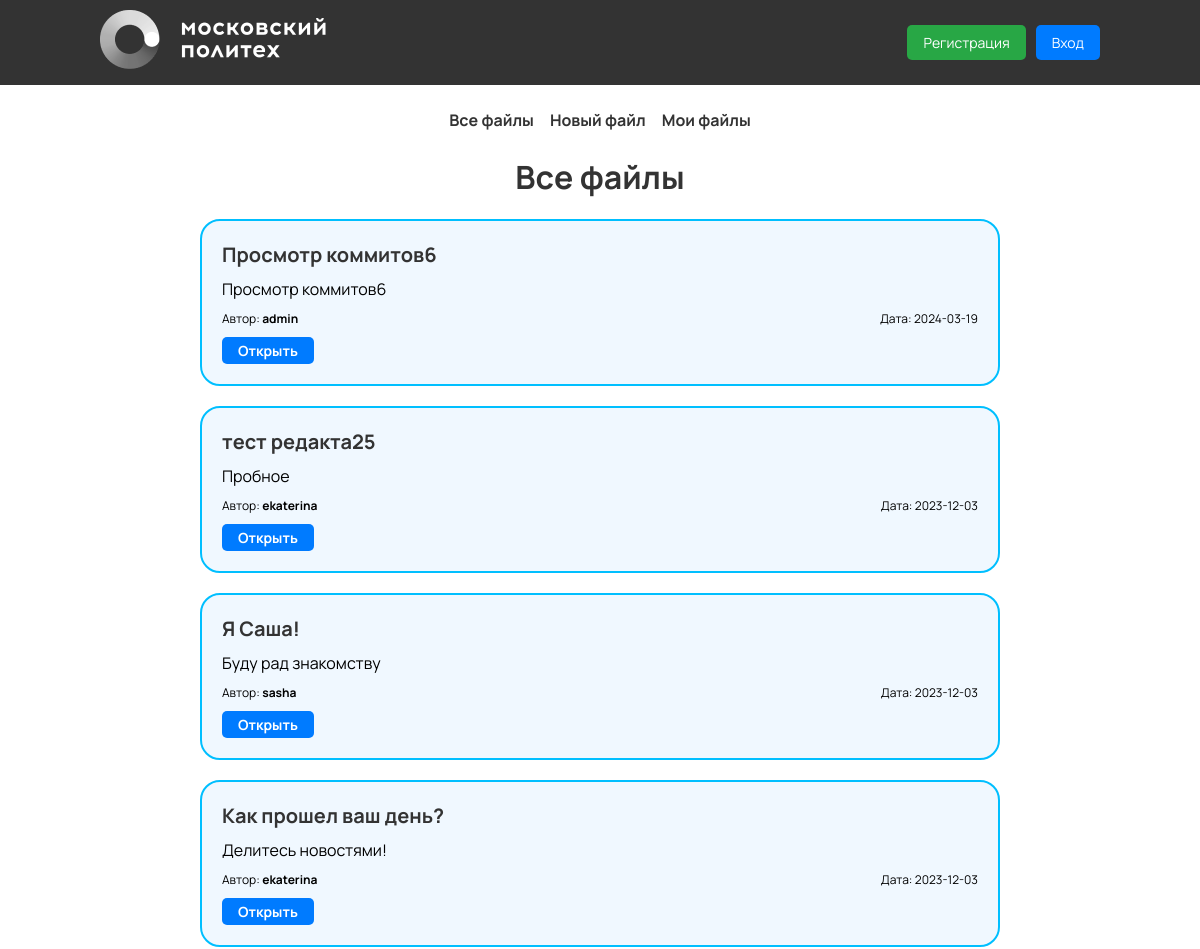
The app's page /posts/ (upper part), older data.
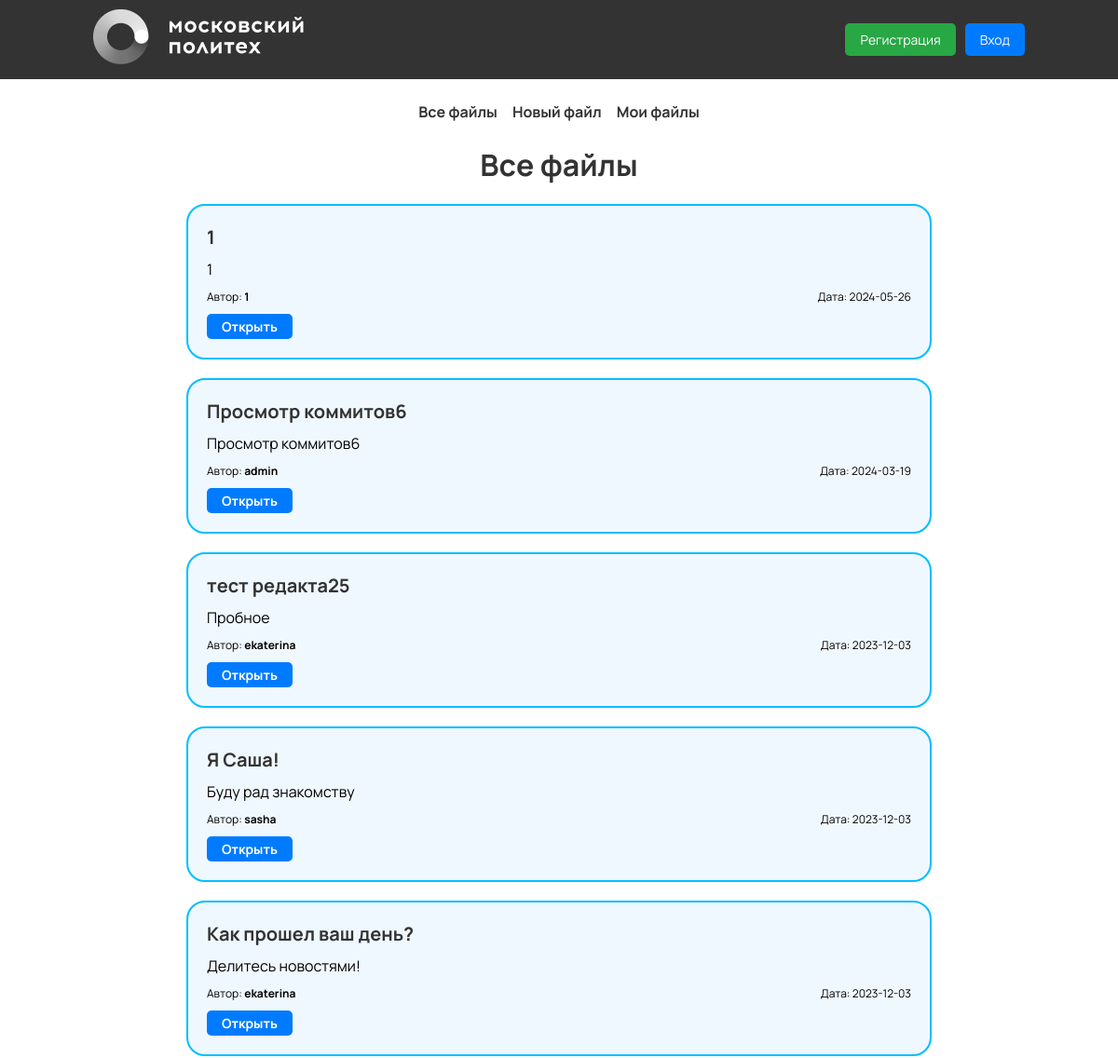
The same page, newer data.
### db.py (models this page shows, shortened)
class Article(db.Model):
    id = db.Column(db.Integer, primary_key=True)
    title = db.Column(db.String(100), nullable=False)
    intro = db.Column(db.String(300))
    text = db.Column(db.Text, nullable=False)
    date = db.Column(db.DateTime, default=datetime.utcnow)
    user_id = db.Column(db.Integer, db.ForeignKey('user.id'), nullable=False)
    status = db.Column(db.String(20), default='draft')  # Добавляем поле для статуса (draft или published)

class User (db.Model, UserMixin):
    id = db.Column(db.Integer, primary_key=True)
    login = db.Column(db.String(128), nullable=False, unique=True)
    password = db.Column(db.String(255), nullable=False)
    articles = db.relationship('Article', backref='author', lazy=True)
    draft_access = db.relationship('DraftAccess', backref='user', lazy=True)

### posts.py (the view)
@app.route('/')
def posts():
    articles = Article.query.filter_by(status='published').order_by(Article.date.desc()).all()
    authors={}
    for article in articles:
        authors[article.id]=User.query.get(article.user_id)
    return render_template("posts.html", articles=articles, authors=authors)

### main.py (called while the page is built)
@app.after_request
def redirect_to_signin(response):
    if response.status_code == 401:
        return redirect(url_for('login_page') + '?next=' + request.url)
    return response

### templates/posts.html (shortened to what this page needs)
{% extends 'base.html' %}
{% block body %}
<div class="posts">
	<h1 class="posts__title">
		Все файлы
	</h1>
	{% if articles|length > 0 %}
	{% for el in articles %}
	<div class="posts-card">
		<h2 class="posts-card__title">
			{{ el.title }}
		</h2>
		<p class="posts-card__intro">
			{{ el.intro }}
		</p>
		<div class="posts-card__group">
			<p class="posts-card__author">
				Автор: <span>{{ authors[el.id].login }}</span>
			</p>
			<p class="posts-card__date">
				Дата: {{ el.date.date() }}
			</p>
		</div>
		<a class="posts-card__open" href="/posts/{{ el.id }}">
			Открыть
		</a>
	</div>
	{% endfor %}
	{% else %}
	<p>Еще нет файлов</p>
	{% endif %}
</div>
{% endblock %}

### templates/base.html (shortened to what this page needs)
<!doctype html>
<html lang=ru>
<head>
	<link rel="stylesheet" href="/static/css/default.css">
	<link rel="stylesheet" href="/static/css/login.css">
	<link rel="stylesheet" href="/static/css/posts.css">
	<link rel="stylesheet" href="/static/css/input.css">
</head>
<body>
<header class="header">
	<div class="container">
		<div class="header__wrapper">
			<a href="/">
				<img
					class="header__logo"
					src="/static/images/logo.png"
					alt=""
				/>
			</a>
			{% if not current_user.is_authenticated %}
			<div class="header__info">
				<div class="header__buttons">
					<a class="button button--register" href="/register">
						Регистрация
					</a>
					<a class="button button--login" href="/login">
						Вход
					</a>
				</div>
			</div>
			{% endif %}
	</div>
</header>
<div class='navigation'>
	<nav class="nav">
		<a class="link" href="/posts">
			Все файлы
		</a>
		<a class="link" href="/create-article">
			Новый файл
		</a>
		<a class="link" href="/myposts">
			Мои файлы
		</a>
	</nav>
</div>
<main class="main">
	<div class="container">
		{% block body %}
		{% endblock %}
	</div>
</main>
</body>
</html>

### static/css/default.css (style rules this page uses)
html * { box-sizing: border-box; margin: 0; padding: 0; transition: 0.3s; }
body { display: flex; flex-direction: column; min-height: 100vh; }
.container { max-width: 1000px; width: 100%; margin: 0 auto; }
.header { background-color: #333; color: #fff; padding: 10px; text-align: center; }
.header__wrapper { display: flex; justify-content: space-between; margin: 0 auto; }
.header__info { display: flex; justify-content: space-around; align-items: center; }
.header__buttons { display: flex; text-align: right; }
.header .button { text-decoration: none; font-family: Manrope, serif; font-size: 14px; font-weight: normal; line-height: normal; padding: 8px 16px; border: none; border-radius: 5px; cursor: pointer; margin-left: 10px; }
.header .button--login { background-color: #007bff; color: #fff; }
.header .button--register { background-color: #28a745; color: #fff; }
.navigation { padding: 16px 24px; }
.navigation .nav { display: flex; justify-content: center; }
.navigation .nav .link { padding: 8px; text-decoration: none; color: #333333; font-family: Manrope, serif; font-size: 16px; font-weight: bold; line-height: normal; }
.main { flex: 1; width: 100%; align-self: center; }

### static/css/login.css (style rules this page uses)
.main { display: flex; flex-direction: column; align-items: center; }

### static/css/posts.css (style rules this page uses)
.posts { margin: 0 auto; display: flex; flex-direction: column; max-width: 800px; width: 100%; }
.posts__title { font-family: Manrope, serif; font-size: 32px; font-weight: bold; line-height: normal; color: #333333; margin-bottom: 20px; text-align: center; }
.posts-card { display: flex; flex-direction: column; margin-bottom: 20px; padding: 20px; border: deepskyblue 2px solid; background: aliceblue; border-radius: 20px; gap: 10px; }
.posts-card__title { font-family: Manrope, serif; font-size: 20px; font-weight: bold; line-height: normal; color: #333333; }
.posts-card__intro { font-family: Manrope, serif; font-size: 16px; font-weight: regular; line-height: normal; }
.posts-card__group { display: flex; justify-content: space-between; }
.posts-card__date, .posts-card__author { font-family: Manrope, serif; font-size: 12px; font-weight: regular; line-height: normal; }
.posts-card__date span, .posts-card__author span { font-weight: bold; }
.posts-card__open { font-family: Manrope, serif; font-size: 14px; font-weight: bold; line-height: normal; width: fit-content; text-decoration: none; padding: 4px 16px; border-radius: 5px; background-color: #007bff; color: #fff; }

Row changes from the older to the newer data that the page shows:
added Article: title "1", intro "1", date "2024-05-26"
added User: login "1"
